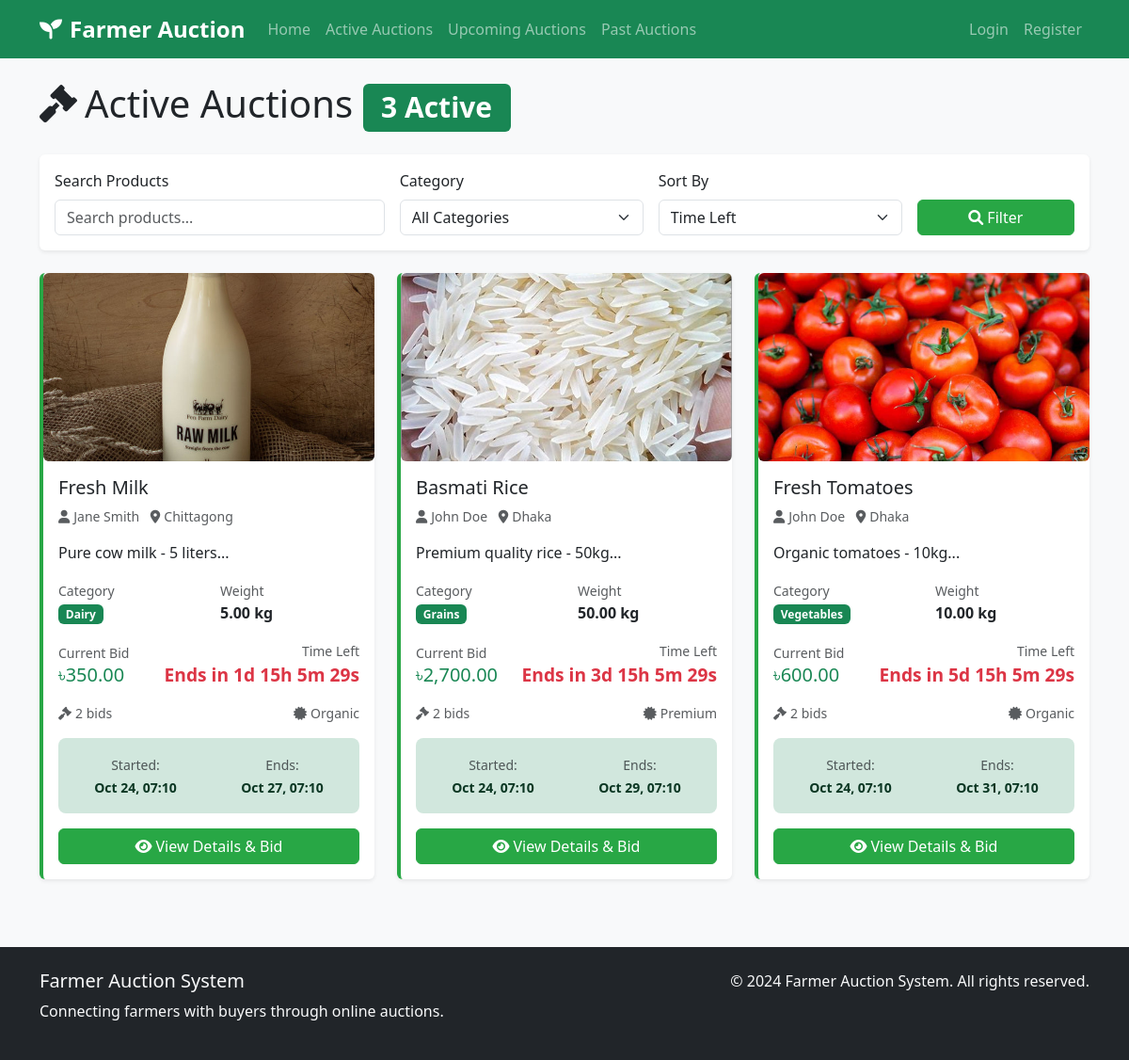
Screenshot of /auctions.php with the database file from the repository.
### tables this page shows
CREATE TABLE IF NOT EXISTS Auctions (
    auction_id INT PRIMARY KEY AUTO_INCREMENT,
    product_id INT NOT NULL,
    start_time DATETIME NOT NULL,
    end_time DATETIME NOT NULL,
    status ENUM('Active', 'Closed', 'Cancelled') DEFAULT 'Active',
    current_highest_bid DECIMAL(10,2) DEFAULT 0,
    created_at TIMESTAMP DEFAULT CURRENT_TIMESTAMP,
    FOREIGN KEY (product_id) REFERENCES Products(product_id) ON DELETE CASCADE
);

CREATE TABLE IF NOT EXISTS Products (
    product_id INT PRIMARY KEY AUTO_INCREMENT,
    farmer_id INT NOT NULL,
    product_name VARCHAR(100) NOT NULL,
    description TEXT,
    category VARCHAR(50),
    starting_bid DECIMAL(10,2) NOT NULL,
    weight DECIMAL(10,2),
    certification VARCHAR(50),
    created_at TIMESTAMP DEFAULT CURRENT_TIMESTAMP,
    FOREIGN KEY (farmer_id) REFERENCES Farmers(farmer_id) ON DELETE CASCADE
);

CREATE TABLE IF NOT EXISTS Farmers (
    farmer_id INT PRIMARY KEY AUTO_INCREMENT,
    name VARCHAR(100) NOT NULL,
    email VARCHAR(100) UNIQUE NOT NULL,
    password VARCHAR(255) NOT NULL,
    phone VARCHAR(20),
    address TEXT,
    farm_location VARCHAR(255),
    created_at TIMESTAMP DEFAULT CURRENT_TIMESTAMP
);

### auctions.php (the view, shortened to what this page needs)
<?php
$database = new Database();
$db = $database->getConnection();
$search = isset($_GET['search']) ? trim($_GET['search']) : '';
$sort = isset($_GET['sort']) ? $_GET['sort'] : 'end_time';
$query = "SELECT a.*, p.product_name, p.description, p.category, p.weight, p.certification,
          f.name as farmer_name, f.farm_location,
          (SELECT image_path FROM ProductImages WHERE product_id = p.product_id LIMIT 1) as main_image,
          (SELECT COUNT(*) FROM Bids WHERE auction_id = a.auction_id) as bid_count
          FROM Auctions a
          JOIN Products p ON a.product_id = p.product_id
          JOIN Farmers f ON p.farmer_id = f.farmer_id
          WHERE a.status = 'Active' AND a.start_time <= NOW() AND a.end_time > NOW()";
$params = [];
switch ($sort) {
    default:
        $query .= " ORDER BY a.end_time ASC";
}
$stmt = $db->prepare($query);
$stmt->execute($params);
$auctions = $stmt->fetchAll(PDO::FETCH_ASSOC);
include 'includes/header.php';
?>
<div class="container mt-4">
    <div class="row">
        <div class="col-12">
            <h1 class="mb-4">
                <i class="fas fa-gavel me-2"></i>Active Auctions
                <span class="badge bg-success"><?php echo count($auctions); ?> Active</span>
            </h1>
        </div>
    </div>
    <div class="card mb-4">
        <div class="card-body">
            <form method="GET" class="row g-3">
                <div class="col-md-4">
                    <label for="search" class="form-label">Search Products</label>
                    <input type="text" class="form-control" id="search" name="search"
                           value="<?php echo htmlspecialchars($search); ?>" placeholder="Search products...">
                </div>
                <div class="col-md-3">
                    <label for="category" class="form-label">Category</label>
                    <select class="form-select" id="category" name="category">
                        <option value="">All Categories</option>
                    </select>
                </div>
                <div class="col-md-3">
                    <label for="sort" class="form-label">Sort By</label>
                    <select class="form-select" id="sort" name="sort">
                        <option value="end_time" <?php echo ($sort === 'end_time') ? 'selected' : ''; ?>>Time Left</option>
                    </select>
                </div>
                <div class="col-md-2">
                    <label class="form-label">&nbsp;</label>
                    <div class="d-grid">
                        <button type="submit" class="btn btn-success">
                            <i class="fas fa-search me-1"></i>Filter
                        </button>
                    </div>
                </div>
            </form>
        </div>
    </div>
    <?php if (empty($auctions)): ?>
        <div class="row">
            <div class="col-12">
                <div class="card">
                    <div class="card-body text-center py-5">
                        <i class="fas fa-gavel fa-4x text-muted mb-3"></i>
                        <h4 class="text-muted">No Active Auctions</h4>
                        <p class="text-muted">There are no active auctions matching your criteria.</p>
                        <a href="auctions.php" class="btn btn-success">View All Auctions</a>
                    </div>
                </div>
            </div>
        </div>
    <?php else: ?>
        <div class="row">
            <?php foreach ($auctions as $auction): ?>
                <div class="col-lg-4 col-md-6 mb-4">
                    <div class="card auction-card h-100" data-auction-id="<?php echo $auction['auction_id']; ?>">
                        <?php if ($auction['main_image']): ?>
                            <img src="<?php echo $auction['main_image']; ?>" class="card-img-top product-image" alt="<?php echo htmlspecialchars($auction['product_name']); ?>">
                        <?php else: ?>
                            <div class="card-img-top bg-light d-flex align-items-center justify-content-center" style="height: 200px;">
                                <i class="fas fa-image fa-3x text-muted"></i>
                            </div>
                        <?php endif; ?>
                        <div class="card-body">
                            <h5 class="card-title"><?php echo htmlspecialchars($auction['product_name']); ?></h5>
                            <p class="card-text text-muted small">
                                <i class="fas fa-user me-1"></i><?php echo htmlspecialchars($auction['farmer_name']); ?>
                                <span class="ms-2"><i class="fas fa-map-marker-alt me-1"></i><?php echo htmlspecialchars($auction['farm_location']); ?></span>
                            </p>
                            <p class="card-text"><?php echo htmlspecialchars(substr($auction['description'], 0, 100)) . '...'; ?></p>
                            <div class="row mb-3">
                                <div class="col-6">
                                    <small class="text-muted">Category</small><br>
                                    <span class="badge bg-success"><?php echo htmlspecialchars($auction['category']); ?></span>
                                </div>
                                <div class="col-6">
                                    <small class="text-muted">Weight</small><br>
                                    <strong><?php echo $auction['weight']; ?> kg</strong>
                                </div>
                            </div>
                            <div class="d-flex justify-content-between align-items-center mb-3">
                                <div>
                                    <small class="text-muted">Current Bid</small><br>
                                    <span class="h5 text-success current-bid">৳<?php echo number_format($auction['current_highest_bid'], 2); ?></span>
                                </div>
                                <div class="text-end">
                                    <small class="text-muted">Time Left</small><br>
                                    <span class="countdown-timer" data-end-time="<?php echo $auction['end_time']; ?>">
                                    </span>
                                </div>
                            </div>
                            <div class="d-flex justify-content-between align-items-center mb-3">
                                <small class="text-muted">
                                    <i class="fas fa-gavel me-1"></i><?php echo $auction['bid_count']; ?> bids
                                </small>
                                <small class="text-muted">
                                    <i class="fas fa-certificate me-1"></i><?php echo htmlspecialchars($auction['certification'] ?: 'None'); ?>
                                </small>
                            </div>
                            <div class="alert alert-success mb-3">
                                <div class="row text-center">
                                    <div class="col-6">
                                        <small class="text-muted">Started:</small><br>
                                        <small><strong><?php echo date('M j, H:i', strtotime($auction['start_time'])); ?></strong></small>
                                    </div>
                                    <div class="col-6">
                                        <small class="text-muted">Ends:</small><br>
                                        <small><strong><?php echo date('M j, H:i', strtotime($auction['end_time'])); ?></strong></small>
                                    </div>
                                </div>
                            </div>
                            <div class="d-grid gap-2">
                                <a href="auction_details.php?id=<?php echo $auction['auction_id']; ?>" class="btn btn-success">
                                    <i class="fas fa-eye me-1"></i>View Details & Bid
                                </a>
                            </div>
                        </div>
                    </div>
                </div>
            <?php endforeach; ?>
        </div>
    <?php endif; ?>
</div>
<?php include 'includes/footer.php'; ?>

### assets/css/style.css (style rules this page uses)
body { font-family: 'Segoe UI', Tahoma, Geneva, Verdana, sans-serif; background-color: #f8f9fa; }
.card { border: none; box-shadow: 0 0.125rem 0.25rem rgba(0, 0, 0, 0.075); transition: transform 0.2s ease-in-out; }
.auction-card { border-left: 4px solid #28a745; }
.countdown-timer { font-size: 1.2rem; font-weight: bold; color: #dc3545; }
.product-image { width: 100%; height: 200px; object-fit: cover; border-radius: 0.375rem; }
.btn-success { background-color: #28a745; border-color: #28a745; }
.alert { border: none; border-radius: 0.5rem; }

### rows the page displays
auctions: shows a picture, product.product_name "Fresh Milk", farmers.name "Jane Smith", farmers.farm_location "Chittagong", product.description "Pure cow milk - 5 liters", product.category "Dairy", product.weight "5.00", current_highest_bid "350.00", bid_count "2", product.certification "Organic", start_time "Oct 24, 07:10", end_time "Oct 27, 07:10"
auctions: shows a picture, product.product_name "Basmati Rice", farmers.name "John Doe", farmers.farm_location "Dhaka", product.description "Premium quality rice - 50kg", product.category "Grains", product.weight "50.00", current_highest_bid "2,700.00", bid_count "2", product.certification "Premium", start_time "Oct 24, 07:10", end_time "Oct 29, 07:10"
auctions: shows a picture, product.product_name "Fresh Tomatoes", farmers.name "John Doe", farmers.farm_location "Dhaka", product.description "Organic tomatoes - 10kg", product.category "Vegetables", product.weight "10.00", current_highest_bid "600.00", bid_count "2", product.certification "Organic", start_time "Oct 24, 07:10", end_time "Oct 31, 07:10"

### other values shown
count($auctions) "3"
